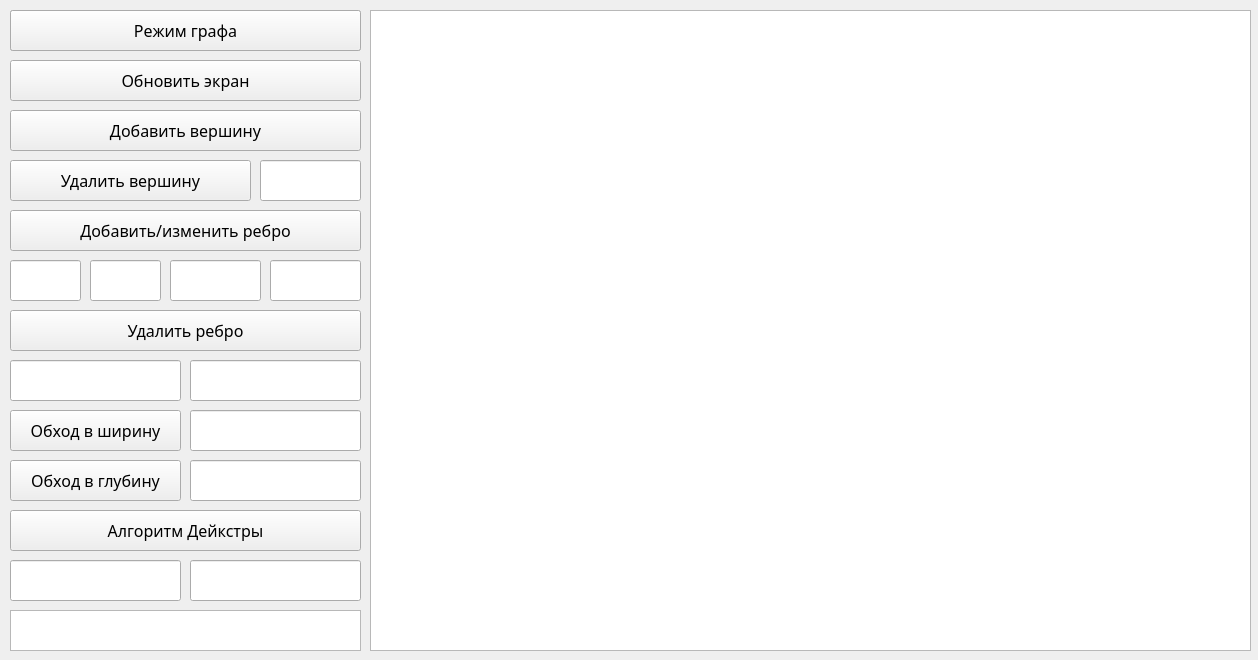
<?xml version="1.0" encoding="UTF-8"?>
<ui version="4.0">
 <class>GraphMan</class>
 <widget class="QMainWindow" name="GraphMan">
  <property name="geometry">
   <rect>
    <x>0</x>
    <y>0</y>
    <width>1258</width>
    <height>660</height>
   </rect>
  </property>
  <property name="sizePolicy">
   <sizepolicy hsizetype="Fixed" vsizetype="Fixed">
    <horstretch>0</horstretch>
    <verstretch>0</verstretch>
   </sizepolicy>
  </property>
  <property name="minimumSize">
   <size>
    <width>1258</width>
    <height>660</height>
   </size>
  </property>
  <property name="maximumSize">
   <size>
    <width>1258</width>
    <height>660</height>
   </size>
  </property>
  <property name="windowTitle">
   <string>Графы</string>
  </property>
  <widget class="QWidget" name="centralwidget">
   <widget class="QGraphicsView" name="graphTV">
    <property name="geometry">
     <rect>
      <x>370</x>
      <y>10</y>
      <width>881</width>
      <height>641</height>
     </rect>
    </property>
    <property name="sizePolicy">
     <sizepolicy hsizetype="Expanding" vsizetype="Expanding">
      <horstretch>0</horstretch>
      <verstretch>0</verstretch>
     </sizepolicy>
    </property>
   </widget>
   <widget class="QPushButton" name="addVertexBTN">
    <property name="geometry">
     <rect>
      <x>10</x>
      <y>110</y>
      <width>351</width>
      <height>41</height>
     </rect>
    </property>
    <property name="font">
     <font>
      <family>Montserrat Alternates</family>
      <pointsize>12</pointsize>
     </font>
    </property>
    <property name="cursor">
     <cursorShape>PointingHandCursor</cursorShape>
    </property>
    <property name="text">
     <string>Добавить вершину</string>
    </property>
   </widget>
   <widget class="QPushButton" name="delVertexBTN">
    <property name="geometry">
     <rect>
      <x>10</x>
      <y>160</y>
      <width>241</width>
      <height>41</height>
     </rect>
    </property>
    <property name="font">
     <font>
      <family>Montserrat Alternates</family>
      <pointsize>12</pointsize>
     </font>
    </property>
    <property name="cursor">
     <cursorShape>PointingHandCursor</cursorShape>
    </property>
    <property name="text">
     <string>Удалить вершину</string>
    </property>
   </widget>
   <widget class="QPushButton" name="addEdgeBTN">
    <property name="geometry">
     <rect>
      <x>10</x>
      <y>210</y>
      <width>351</width>
      <height>41</height>
     </rect>
    </property>
    <property name="font">
     <font>
      <family>Montserrat Alternates</family>
      <pointsize>12</pointsize>
     </font>
    </property>
    <property name="cursor">
     <cursorShape>PointingHandCursor</cursorShape>
    </property>
    <property name="text">
     <string>Добавить/изменить ребро</string>
    </property>
   </widget>
   <widget class="QPushButton" name="delEdgeBTN">
    <property name="geometry">
     <rect>
      <x>10</x>
      <y>310</y>
      <width>351</width>
      <height>41</height>
     </rect>
    </property>
    <property name="font">
     <font>
      <family>Montserrat Alternates</family>
      <pointsize>12</pointsize>
     </font>
    </property>
    <property name="cursor">
     <cursorShape>PointingHandCursor</cursorShape>
    </property>
    <property name="text">
     <string>Удалить ребро</string>
    </property>
   </widget>
   <widget class="QLineEdit" name="addEdgeStart">
    <property name="geometry">
     <rect>
      <x>10</x>
      <y>260</y>
      <width>71</width>
      <height>41</height>
     </rect>
    </property>
    <property name="font">
     <font>
      <family>Montserrat Alternates</family>
     </font>
    </property>
    <property name="text">
     <string/>
    </property>
    <property name="maxLength">
     <number>18</number>
    </property>
   </widget>
   <widget class="QLineEdit" name="addEdgeFinish">
    <property name="geometry">
     <rect>
      <x>90</x>
      <y>260</y>
      <width>71</width>
      <height>41</height>
     </rect>
    </property>
    <property name="font">
     <font>
      <family>Montserrat Alternates</family>
     </font>
    </property>
    <property name="maxLength">
     <number>18</number>
    </property>
   </widget>
   <widget class="QLineEdit" name="addEdgeWeight">
    <property name="geometry">
     <rect>
      <x>170</x>
      <y>260</y>
      <width>91</width>
      <height>41</height>
     </rect>
    </property>
    <property name="font">
     <font>
      <family>Montserrat Alternates</family>
     </font>
    </property>
    <property name="maxLength">
     <number>18</number>
    </property>
   </widget>
   <widget class="QLineEdit" name="addEdgeReverseWeight">
    <property name="geometry">
     <rect>
      <x>270</x>
      <y>260</y>
      <width>91</width>
      <height>41</height>
     </rect>
    </property>
    <property name="font">
     <font>
      <family>Montserrat Alternates</family>
     </font>
    </property>
    <property name="maxLength">
     <number>18</number>
    </property>
   </widget>
   <widget class="QLineEdit" name="delEdgeStart">
    <property name="geometry">
     <rect>
      <x>10</x>
      <y>360</y>
      <width>171</width>
      <height>41</height>
     </rect>
    </property>
    <property name="font">
     <font>
      <family>Montserrat Alternates</family>
     </font>
    </property>
    <property name="maxLength">
     <number>18</number>
    </property>
   </widget>
   <widget class="QLineEdit" name="delEdgeFinish">
    <property name="geometry">
     <rect>
      <x>190</x>
      <y>360</y>
      <width>171</width>
      <height>41</height>
     </rect>
    </property>
    <property name="font">
     <font>
      <family>Montserrat Alternates</family>
     </font>
    </property>
    <property name="maxLength">
     <number>18</number>
    </property>
   </widget>
   <widget class="QLineEdit" name="delVertexInput">
    <property name="geometry">
     <rect>
      <x>260</x>
      <y>160</y>
      <width>101</width>
      <height>41</height>
     </rect>
    </property>
    <property name="font">
     <font>
      <family>Montserrat Alternates</family>
     </font>
    </property>
    <property name="text">
     <string/>
    </property>
    <property name="maxLength">
     <number>18</number>
    </property>
   </widget>
   <widget class="QPushButton" name="updateTVBTN">
    <property name="geometry">
     <rect>
      <x>10</x>
      <y>60</y>
      <width>351</width>
      <height>41</height>
     </rect>
    </property>
    <property name="font">
     <font>
      <family>Montserrat Alternates</family>
      <pointsize>12</pointsize>
     </font>
    </property>
    <property name="cursor">
     <cursorShape>PointingHandCursor</cursorShape>
    </property>
    <property name="text">
     <string>Обновить экран</string>
    </property>
   </widget>
   <widget class="QPushButton" name="tableBTN">
    <property name="geometry">
     <rect>
      <x>10</x>
      <y>10</y>
      <width>351</width>
      <height>41</height>
     </rect>
    </property>
    <property name="font">
     <font>
      <family>Montserrat Alternates</family>
      <pointsize>12</pointsize>
     </font>
    </property>
    <property name="cursor">
     <cursorShape>PointingHandCursor</cursorShape>
    </property>
    <property name="text">
     <string>Режим таблицы смежности</string>
    </property>
   </widget>
   <widget class="QPushButton" name="graphBTN">
    <property name="geometry">
     <rect>
      <x>10</x>
      <y>10</y>
      <width>351</width>
      <height>41</height>
     </rect>
    </property>
    <property name="font">
     <font>
      <family>Montserrat Alternates</family>
      <pointsize>12</pointsize>
     </font>
    </property>
    <property name="cursor">
     <cursorShape>PointingHandCursor</cursorShape>
    </property>
    <property name="text">
     <string>Режим графа</string>
    </property>
   </widget>
   <widget class="QPushButton" name="BFS_BTN">
    <property name="geometry">
     <rect>
      <x>10</x>
      <y>410</y>
      <width>171</width>
      <height>41</height>
     </rect>
    </property>
    <property name="font">
     <font>
      <family>Montserrat Alternates</family>
      <pointsize>12</pointsize>
     </font>
    </property>
    <property name="cursor">
     <cursorShape>PointingHandCursor</cursorShape>
    </property>
    <property name="text">
     <string>Обход в ширину</string>
    </property>
   </widget>
   <widget class="QLineEdit" name="BFS_start">
    <property name="geometry">
     <rect>
      <x>190</x>
      <y>410</y>
      <width>171</width>
      <height>41</height>
     </rect>
    </property>
    <property name="font">
     <font>
      <family>Montserrat Alternates</family>
     </font>
    </property>
    <property name="maxLength">
     <number>18</number>
    </property>
   </widget>
   <widget class="QPushButton" name="DFS_BTN">
    <property name="geometry">
     <rect>
      <x>10</x>
      <y>460</y>
      <width>171</width>
      <height>41</height>
     </rect>
    </property>
    <property name="font">
     <font>
      <family>Montserrat Alternates</family>
      <pointsize>12</pointsize>
     </font>
    </property>
    <property name="cursor">
     <cursorShape>PointingHandCursor</cursorShape>
    </property>
    <property name="text">
     <string>Обход в глубину</string>
    </property>
   </widget>
   <widget class="QLineEdit" name="DFS_start">
    <property name="geometry">
     <rect>
      <x>190</x>
      <y>460</y>
      <width>171</width>
      <height>41</height>
     </rect>
    </property>
    <property name="font">
     <font>
      <family>Montserrat Alternates</family>
     </font>
    </property>
    <property name="maxLength">
     <number>18</number>
    </property>
   </widget>
   <widget class="QPushButton" name="deicstraBTN">
    <property name="geometry">
     <rect>
      <x>10</x>
      <y>510</y>
      <width>351</width>
      <height>41</height>
     </rect>
    </property>
    <property name="font">
     <font>
      <family>Montserrat Alternates</family>
      <pointsize>12</pointsize>
     </font>
    </property>
    <property name="cursor">
     <cursorShape>PointingHandCursor</cursorShape>
    </property>
    <property name="text">
     <string>Алгоритм Дейкстры</string>
    </property>
   </widget>
   <widget class="QLineEdit" name="deicstraStart">
    <property name="geometry">
     <rect>
      <x>10</x>
      <y>560</y>
      <width>171</width>
      <height>41</height>
     </rect>
    </property>
    <property name="font">
     <font>
      <family>Montserrat Alternates</family>
     </font>
    </property>
    <property name="maxLength">
     <number>18</number>
    </property>
   </widget>
   <widget class="QLineEdit" name="deicstraFinish">
    <property name="geometry">
     <rect>
      <x>190</x>
      <y>560</y>
      <width>171</width>
      <height>41</height>
     </rect>
    </property>
    <property name="font">
     <font>
      <family>Montserrat Alternates</family>
     </font>
    </property>
    <property name="maxLength">
     <number>18</number>
    </property>
   </widget>
   <widget class="QTextBrowser" name="output">
    <property name="geometry">
     <rect>
      <x>10</x>
      <y>610</y>
      <width>351</width>
      <height>41</height>
     </rect>
    </property>
    <property name="font">
     <font>
      <family>Montserrat Alternates</family>
      <pointsize>12</pointsize>
     </font>
    </property>
   </widget>
  </widget>
 </widget>
 <resources/>
 <connections/>
</ui>
